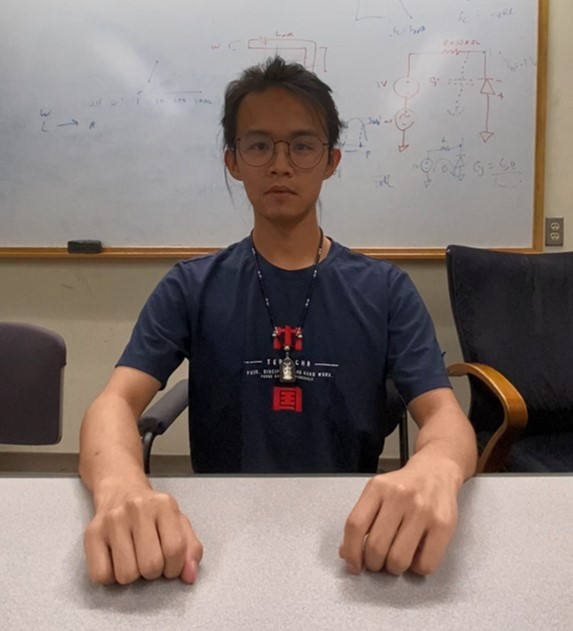
#> input picture single_user.jpg, 573 x 631 px
$ python -i edge_detection.py   (imports and definitions only)
#> lines starting #> are read from the running program, lines starting #| are printed output that depends on the picture
#> further down, picture is the input picture: shape (631, 573, 3); mean B, G, R 117.4, 122.3, 134.5
import cv2
import numpy as np


# import pyautogui as pg
# frame = cv2.imread("vid/test1.jpg")
# frame = cv2.resize(frame.copy(), (640, 480))
MAX_SLOP = 10


def gen_key(line, slope):
    # generate kep for categorise the lines
    [x1, y1, x2, y2] = line[0, 0:4]
    y = y_intersection(slope, (x1, y1))
    key = slope + round(y)
    return key


def y_intersection(slope, point, scale_factor=0.1):
    # a function to calculate the y intersection with a slope and a point
    x, y = point
    return (y - (slope * x)) * scale_factor


# [17 lines left out: function get_regress, not called in this run]


class EdgeLines:
    def __init__(self, line, init_length):
        self.myLength = init_length  # the length of the candidates list
        self.lines = [line]  # a list of lines (x1, x2, y1, y2)
        self.a_b = None  # the slope and y intersection (Tuple)

    def appendLine(self, line):
        self.myLength += 1
        self.lines.append(line)

    def evaluateLine(self):  # calculate linear regression of selected samples
        self.a_b = get_regress(self.lines)
        return self.a_b


class EdgeDetection:
    def __init__(self):
        self.edge_height = 0
        self.line_candidates = {}  # a dictionary of EdgeLine data structure
        self.sample_counter = 0
        self.TANSLOP = np.tan(MAX_SLOP)
        self.regress_line = None
        self.y_offset = 0  # records the offset of y coordinate after the raw picture is cropped

    def add_line(self, key, line):
        if self.line_candidates.get(key) is None:
            edgeLines = EdgeLines(line, init_length=1)
            self.line_candidates[key] = edgeLines
        else:
            self.line_candidates[key].appendLine(line)
        # print("counter: %d" % self.counter)
        self.sample_counter += 1

    # [35 lines left out: functions get_relevance, filter_lines, not called in this run]

    def process_frame(self, portrait_frame, sample_size=70, prefer_point=None):
        # if debug: cv2.imshow("raw", portrait_frame)
#> called with sample_size = 70
        h, w, c = portrait_frame.shape
#> h = 631; w = 573; c = 3
        self.y_offset = np.floor(h * 2 / 3)
#> self.y_offset = 420
        cropped_image = portrait_frame[int(np.floor(2 * h / 3)):h, :, :]
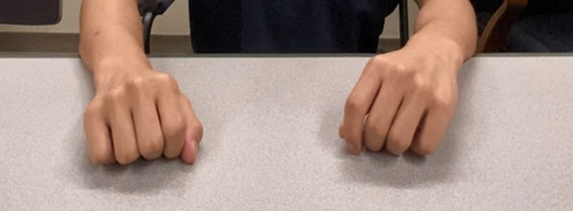
#> cropped_image: shape (211, 573, 3); mean B, G, R 131.4, 141.2, 162.7
        cropped_image = cv2.medianBlur(cropped_image, 7)

        kernel = np.array([[-2, -1, 0], [-1, 1, 1], [0, 1, 2]])
        emboss = cv2.filter2D(cropped_image, -1, kernel)
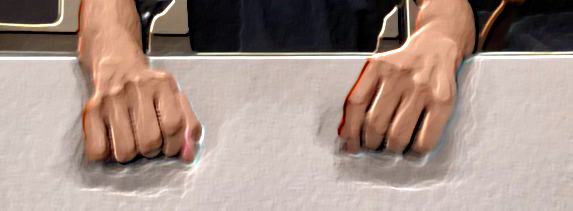
#> emboss: shape (211, 573, 3); mean B, G, R 135.5, 145, 166
        # if debug: cv2.imshow("Sharpening", emboss)

        grey = cv2.cvtColor(emboss, cv2.COLOR_BGR2GRAY)
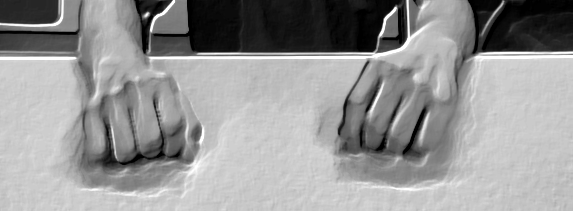
#> grey: shape (211, 573); min 0, max 255, mean 150.2
        blurred = cv2.GaussianBlur(grey, (25, 3), 0)
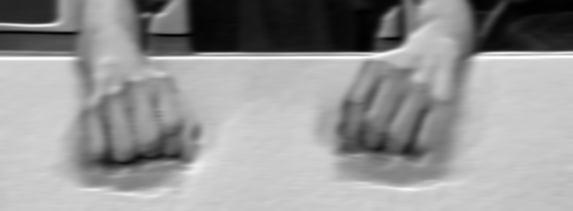
#> blurred: shape (211, 573); min 0, max 255, mean 150.2
        # if debug: cv2.imshow("After Gaussian blur", blurred)

        edged = cv2.Canny(blurred, threshold1=10, threshold2=50)
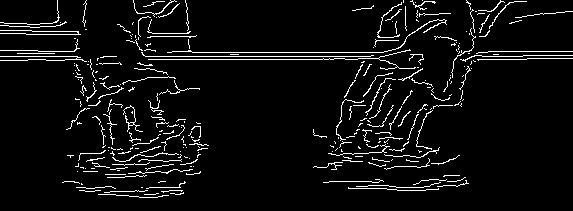
#> edged: shape (211, 573); 5.6% white in thin lines or dots
        lines = cv2.HoughLinesP(edged, 1, np.pi / 180,
                                threshold=15, lines=np.array([]), minLineLength=30, maxLineGap=3)
#> lines = 15 rows, first 6: [482, 56, 522, 56], [192, 52, 383, 52], [488, 51, 572, 51], [17, 53, 54, 53], [148, 59, 333, 59], [0, 30, 78, 31]
        line_image = cropped_image.copy()

        if lines is not None:
            for line in lines:
                for x1, y1, x2, y2 in line:
                    dy = y1 - y2
                    dx = x1 - x2
                    # cv2.line(line_image, (x1, y1), (x2, y2), (0, 0, 255), 2)
                    if np.abs(dy) < np.abs(dx) * self.TANSLOP:
                        slope = round(dy / dx, 1)
                        # relevance = get_relevance((x1, y1), prefer_point, prefer_point)
                        key = gen_key(line, slope)
                        self.add_line(key=key, line=line)
#> this loop made 15 passes
                        # cv2.line(line_image, (x1, y1), (x2, y2), (0, 255, 255), 2)

        if self.sample_counter > sample_size:  # when collected enough samples
            filted_edgeLine_obj = self.filter_lines(prefer_point)

            if filted_edgeLine_obj:
                a, b = filted_edgeLine_obj.a_b

                cv2.line(line_image, (0, round(b)), (w, round((w * a + b))), (0, 255, 0), 2)
                # if debug:
                #     cv2.imshow("after processing", line_image)
                b += self.y_offset  # convert to full frame coordinate
                self.regress_line = [a, b]

        # print(self.regress_line)
        return self.regress_line
# cv2.imshow("lined image", line_image)


debug = test = False

# [26 lines not run here, left out]

>>> import cv2
>>> picture = cv2.imread('../single_user.jpg')
>>> result = EdgeDetection().process_frame(picture)
